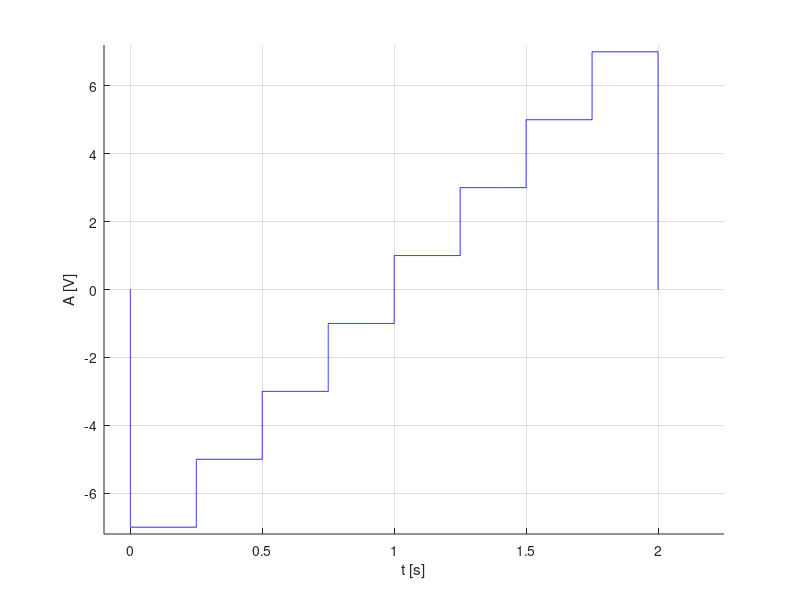

Write the MATLAB code that produced this figure.
%Se va genera un semnal cu rezolutie temporara de 2ms, 20ms
%200ms pentru un semnal continuu de tipul:
%3. Semnal dreptunghiular multinivel, aleator
% Durata fiec?rui nivel: 0,25 s.
% Nivelurile
%a) {-1, 1}
%b) {-3,-1,1,3}
%c) {-5,-3,-1,1,3,5}
%d) {-7,-5,-3,-1,1,3,5,7}

hold on
xlabel('t [s]'),ylabel('A [V]')
%d) nivelurile {-7,-5,-3,-1,1,3,5,7}
%Rezolutia temporara de 200ms



%y variaza de la 0 la -7
y=0:-0.002:-7;
x=y*0;
plot(x,y,'b')
%nivel -7
x = 0: 0.002: 1/4;
y = -7+0*x;
plot(x, y, 'b'),grid

%x=1/4;y variaza de la -7 la -5
y=-7:0.002:-5;
x=y*0+1/4;
plot(x,y,'b')

%nivel -5
x = 1/4:0.002:1/2;
y=-5+0*x;
plot(x,y,'b')

%x=1/2; y variaza de la -5 la -3
y=-5:0.002:-3;
x=y*0+1/2;
plot(x,y,'b')

%nivel -3
x = 1/2:0.002:3/4;
y=-3+x*0;
plot(x,y,'b')

%x=3/4; y variaza de la -3 la -1
y=-3:0.002:-1;
x=y*0+3/4;
plot(x,y,'b')

%nivel -1
x = 3/4:0.002:1;
y=-1+x*0;
plot(x,y,'b')

%x=1; y variaza de la -1 la 1;
y=-1:0.002:1;
x=y*0+1;
plot(x,y,'b')

%nivel 1
x = 1:0.002:5/4;
y=1+x*0;
plot(x,y,'b')

%x=5/4; y variaza de la 1 la 3
y=1:0.002:3;
x=y*0+5/4;
plot(x,y,'b')

%nivel 3
x = 5/4:0.002:6/4;
y=3+x*0;
plot(x,y,'b')

%x=6/4; y variaza de la 3 la 5
y=3:0.002:5;
x=y*0+6/4;
plot(x,y,'b')

%nivel 5
x = 6/4:0.002:7/4;
y=5+x*0;
plot(x,y,'b')

%x=7/4; y variaza de la 5 la 7
y=5:0.002:7;
x=7/4+y*0;
plot(x,y,'b')

%nivel 7
x = 7/4:0.002:8/4;
y=7+x*0;
plot(x,y,'b')

%x=2; y variaza de la 7 la 0
y=7:-0.002:0;
x=2+y*0;
plot(x,y,'b')


axis([-0.1 2.25 -7.2 7.2])


%